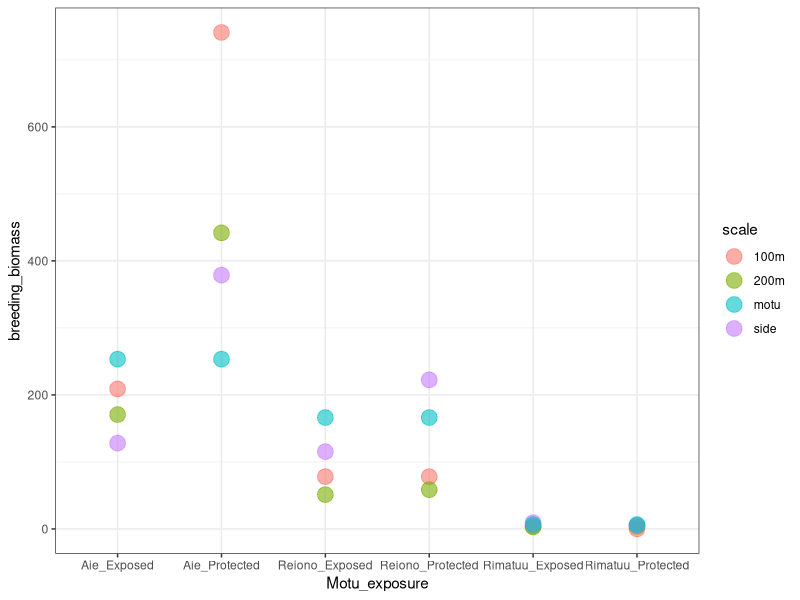
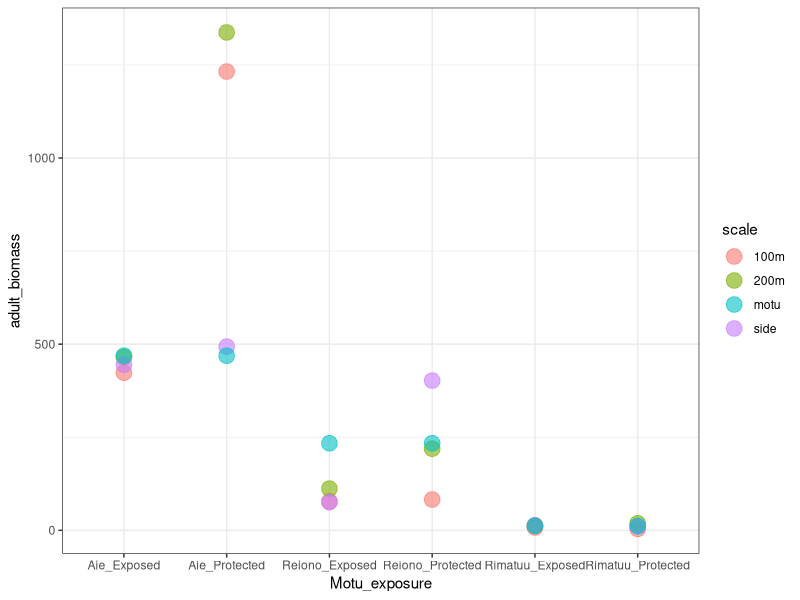
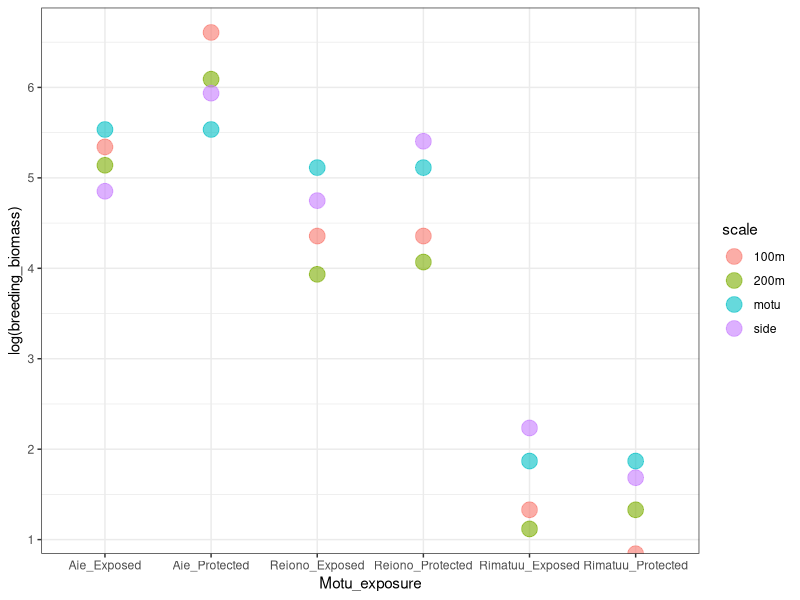
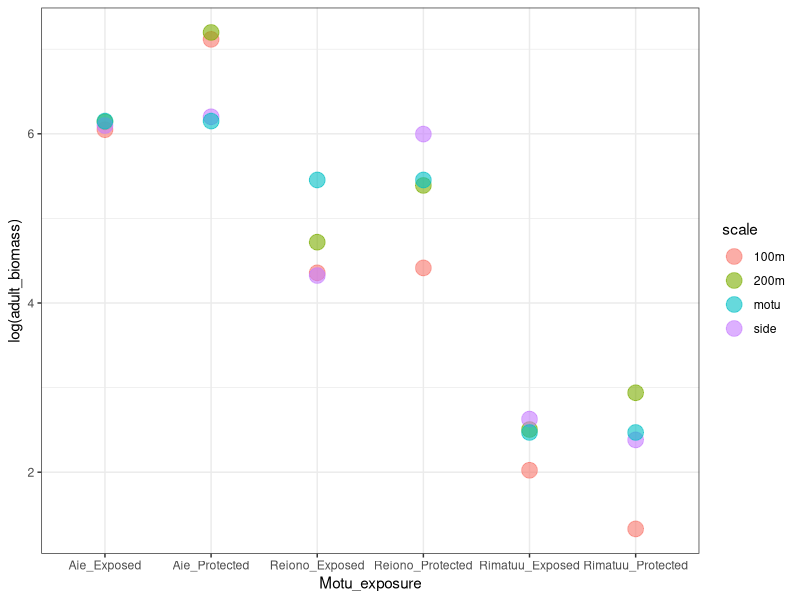
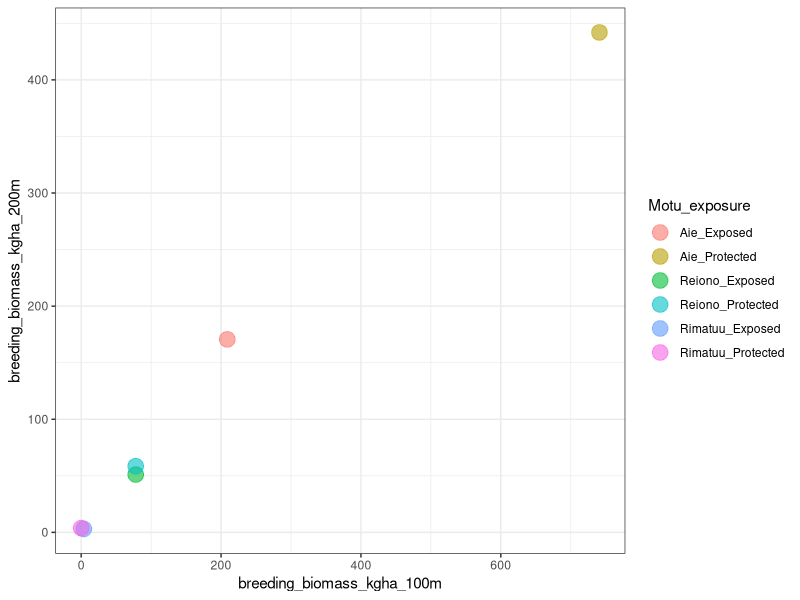
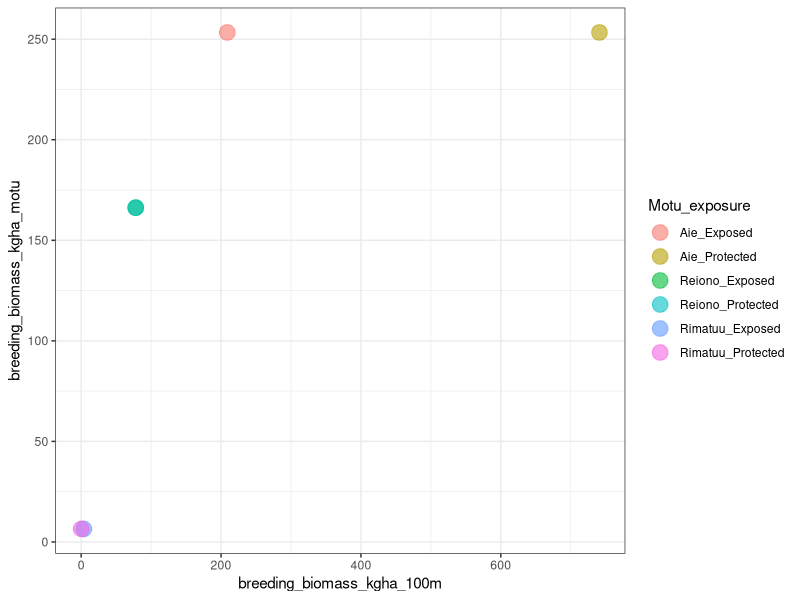
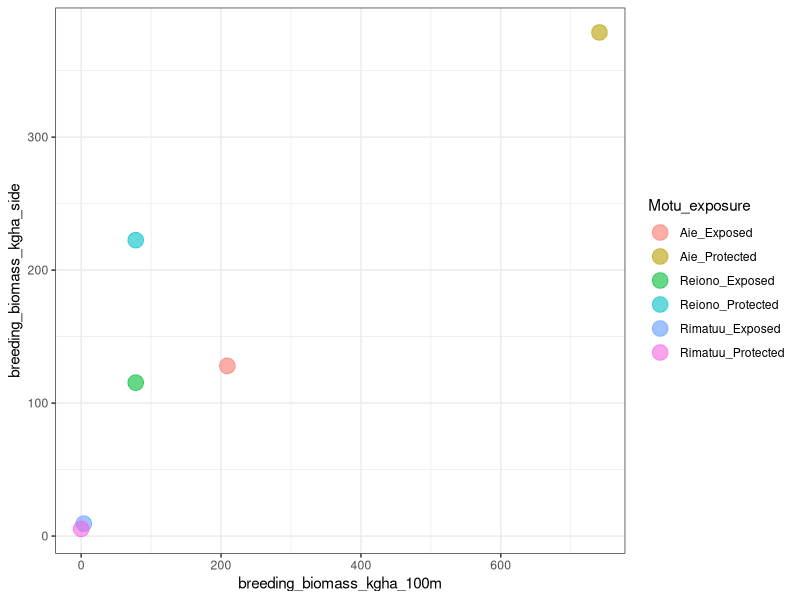
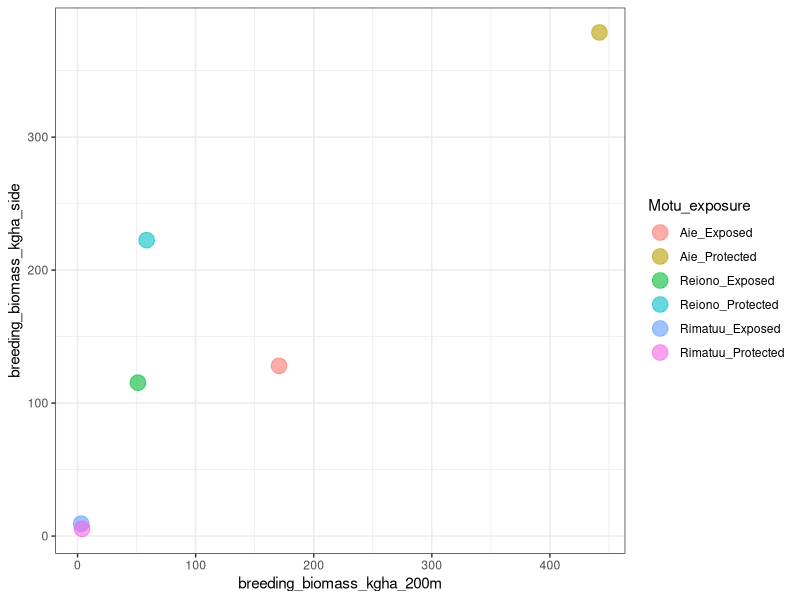

Generate these figures, in order, with R: (Note: this script raises an error after producing the figures.)
## ---- chunk 1
library(tidyverse)
## ---- chunk 2

sb_dat<-read.csv("raw_data/SeabirdTransectsTetiaroaOct.csv", stringsAsFactors = TRUE) #seabird data from Jayna & Simon
trans_dat<-read.csv("raw_data/seabird_transects_to_use.csv", stringsAsFactors = TRUE) #which focal transects to use
bio_dat<-read.csv("raw_data/seabird_biomass_conversions.csv", stringsAsFactors = TRUE)
  #seabird biomass conversions by species. Has average adult mass per species from Handbook of the Birds of the World (typical source, but should double-check A.minutus and O. lunatus because just from google preview - my subscription ran out) and from EltonTraits paper (https://esajournals.onlinelibrary.wiley.com/doi/abs/10.1890/13-1917.1)

str(sb_dat)
str(trans_dat)
str(bio_dat)

#note: had to have line of text in seabird_transects_to_use.csv file to make it keep leading 0's for transect names....now delete that line: 
trans_dat<-
  trans_dat%>%
  filter(TransectStart_100m!="text")%>%
  droplevels()
trans_dat


## ---- chunk 3
sb_dat_focal<-
  sb_dat%>%
  filter(Motu == "Aie"|Motu =="Rimatuu"|Motu == "Reiono")%>%
  droplevels()

str(sb_dat_focal) #down to 588 rows, 3 factor levels for Motu.

## ---- chunk 4
#sandbar transects from GPScoordinates tab = 1549, 1550, 1551, 1718, 0952
#sandbar transects from map: 1718-0952, 0952-1549, 1549-1550, 1550-1551, 1551-0945.
#from datasheet, only found: 0952-1548, 1548-1549, 1550-1551, 1551-1552. Note for 1551-1552 says end transect also called 0952. 

sb_dat_focal2<-
  sb_dat_focal%>%
  filter(!(TransectStart=="1548"|TransectStart=="1550"|TransectStart=="1551"|TransectStart=="0952"))%>%
  droplevels()

sb_dat_focal2%>%
  distinct(TransectStart) #59 total transects, regardless of |TransectStart=="1718"
#looks like from map, should be 11 transects on Aie (5 on sandbar, 6 around coast), not 10. So I think missing one sandbar transect in data*
#move forward with these, double-check with Jayna/Simon. 

## ---- chunk 5

##need to get number of transects per motu and area to calculate density----
sb_dat_focal2%>%
  distinct(TransectStart) #63 total transects --> now 59

sb_dat_focal2%>%
  group_by(Motu)%>%
  distinct(TransectStart) %>%
  summarize(number_transects = length(TransectStart))
#Motu     number_transects
#Aie	    6			
#Reiono	  19			
#Rimatuu	34	
#equals 59, so makes sense

#check that we get the same when use TransectEnd instead: 
sb_dat_focal2%>%
  group_by(Motu)%>%
  distinct(TransectEnd) %>%
  summarize(number_transects = length(TransectEnd))
#yup, matches above!

#and can triple check by using times:
sb_dat_focal2%>%
  group_by(Motu)%>%
  distinct(Time) %>%
  summarize(number_transects = length(Time))
#matches again, so that's all good

#add column to data that has number of transects info: 
sb_dat_focal3<-
  sb_dat_focal2%>%
  mutate(Number_transects = case_when(Motu == "Aie" ~ 6, #changed from 10 in previous version to exclude sandbar
                                      Motu == "Reiono" ~19,
                                       Motu == "Rimatuu" ~34))%>%
  relocate(Number_transects, .after = Motu)

sb_dat_focal3


###add in biomass-----
sb_dat_focal3_bio<-
  left_join(sb_dat_focal3,
            select(bio_dat, c(SpeciesName, Body_mass_HBW, Body_mass_Elton)),
            by = "SpeciesName")%>%
  relocate(Body_mass_HBW, .after = SpeciesName)%>%
    relocate(Body_mass_Elton, .after = Body_mass_HBW)

sb_dat_focal3_bio #looks good!

## ---- chunk 6
levels(sb_dat_focal$Distance.m)
#only keep "within 3" and "3 to 5"
#update: also keep 0 and what about blank - these seem to be flushed (at least for Iti - see below)*****

sb_dat_focal%>%
filter(Distance.m ==""| Distance.m == "0")

sb_dat_focal%>%
filter(InlandVsSeaward =="Seaward")

sb_dat_focal4<-
  sb_dat_focal3_bio%>%
  filter(Distance.m=="within 3" | Distance.m=="3 to 5" |Distance.m=="0"| Distance.m=="")%>%
  droplevels()

str(sb_dat_focal4)
## ---- chunk 7

##100 m-----
#probably an easier way to do this, but for now just manually keep any transects that match our designated ones. Not sure if points will be start or end, so allow to be either: 
sb_dat_focal_100m<-
  sb_dat_focal4%>%
  filter((TransectStart == "0946"&TransectEnd == "0947")|(TransectStart == "0947"&TransectEnd == "0946") |  #Aie exposed
           (TransectStart == "0950"&TransectEnd == "0945")|(TransectStart == "0945"&TransectEnd == "0950")| #Aie protected
           (TransectStart == "0695"&TransectEnd == "0696")|(TransectStart == "0696"&TransectEnd == "0695")| #Rimatuu exposed
           (TransectStart == "0648"&TransectEnd == "0686")|(TransectStart == "0686"&TransectEnd == "0648")| #Rimatuu protected
           (TransectStart == "1149"&TransectEnd == "1150")|(TransectStart == "1150"&TransectEnd == "1149")| #Reiono exposed
           (TransectStart == "1139"&TransectEnd == "1140")|(TransectStart == "1140"&TransectEnd == "1139")) #Reiono protected

sb_dat_focal_100m

sb_dat_focal_100m%>%
  distinct(TransectStart)
#left with 6 transects - which means all of them are still in the data! Most seabirds on Aie though...

###add in column on which side of the motus these transects are on. Again, I'm sure there's a better way but for now do it manually: 
sb_dat_focal_100m<-
  sb_dat_focal_100m%>%
  mutate(Exposure = case_when(TransectStart == "0946" ~ "Exposed",
                              TransectStart == "0950" ~ "Protected",
                              TransectStart == "1139" ~ "Protected",
                              TransectStart == "1149" ~ "Exposed",
                              TransectStart == "0648" ~ "Protected",
                              TransectStart == "0695" ~ "Exposed"))%>%
  mutate(Exposure  = as.factor(Exposure))%>%
  relocate(Exposure, .after = Motu)

sb_dat_focal_100m

##200 m-----
sb_dat_focal_200m_only<-
  sb_dat_focal4%>%
  filter((TransectStart == "0948"&TransectEnd == "0947")|(TransectStart == "0947"&TransectEnd == "0948") |  #Aie exposed
           (TransectStart == "0950"&TransectEnd == "0949")|(TransectStart == "0949"&TransectEnd == "0950")| #Aie protected
           (TransectStart == "0695"&TransectEnd == "0694")|(TransectStart == "0694"&TransectEnd == "0695")| #Rimatuu exposed
           (TransectStart == "0687"&TransectEnd == "0686")|(TransectStart == "0686"&TransectEnd == "0687")| #Rimatuu protected
           (TransectStart == "1149"&TransectEnd == "1148")|(TransectStart == "1148"&TransectEnd == "1149")| #Reiono exposed
           (TransectStart == "1139"&TransectEnd == "1138")|(TransectStart == "1138"&TransectEnd == "1139")) #Reiono protected
sb_dat_focal_200m_only

sb_dat_focal_200m_only%>%
  distinct(TransectStart)


###add in column on which side of the motus these transects are on. Again, I'm sure there's a better way but for now do it manually: 
sb_dat_focal_200m_only<-
  sb_dat_focal_200m_only%>%
  mutate(Exposure = case_when(TransectStart == "0947" ~ "Exposed",
                              TransectStart == "0949" ~ "Protected",
                              TransectStart == "1138" ~ "Protected",
                              TransectStart == "1148" ~ "Exposed",
                              TransectStart == "0686" ~ "Protected",
                              TransectStart == "0694" ~ "Exposed"))%>%
  mutate(Exposure  = as.factor(Exposure))%>%
  relocate(Exposure, .after = Motu)

sb_dat_focal_200m_only

#combine with 100 m so this dataset has both together:
sb_dat_focal_100_and_200m<-
  bind_rows(sb_dat_focal_100m, sb_dat_focal_200m_only)

sb_dat_focal_100_and_200m


##motu side----
#Aie South (Exposed): 945 - 946 - 947 - 948 = 3 transects 
#Aie North (Protected): 948 - 949 - 950 - 945 = 3 transects

#Reiono: dividing point south = 1143 (RE10 transect), north = 0837 (RE1 transect)
#Reiono west (Protected): RE1 - RE10 = 0837 - 0838 - 0839 - 1137 - 1138 - 1139 - 1140 - 1141 - 1142 - 1143 = 9 transects
#Reiono east (Exposed): RE10 - RE19 = 1143 - 1144 - 1145 - 1146 - 1147 - 1148 - 1149 - 1150 - 1151 - 1152 = 9 transects

#Rimatuu: dividing point south = 0692 (RI39 transect). West go to top corner (RI20/ 0631) East go to corner - RI1(0606) to cover to corner (or could stop at  RI49 (0702) which ends just before corner). 
#Rimatuu west (Protected): RI20 - RI39 = 0631 - 0632 - 0633 - 0634 - 0635 - 0636 - 0637 - 0638 - 0644 - 0645 - 0646 - 0647 - 0648 - 0686 - 0687 - 0688 - 0689 - 0690 - 0691  - 0692  = 19 transects
#Rimatuu east (Exposed): RI1 - RI49 - RI39 = 0692 - 0693 - 0694 - 0695 - 0696 - 0697 - 0698 - 0699 - 0700 - 0701 - 0702 - 0606 = 11 transects

#additional transects: 
#we know all direction is counterclockwise, so don't need to worry about replicating start/end when a lot of these: 
sb_dat_focal_motu_side_only<-
  sb_dat_focal4%>%
  filter((TransectStart == "0945"&TransectEnd == "0946")| #Aie exposed (just need to add 0945 - 0946)
           (TransectStart == "0948"&TransectEnd == "0949")|  #Aie protected (just need to add 0948 - 0949)
           
           (TransectStart == "0692"&TransectEnd == "0693")|(TransectStart == "0693"&TransectEnd == "0694")| (TransectStart == "0696"&TransectEnd == "0697")| (TransectStart == "0697"&TransectEnd == "0698")| 
           (TransectStart == "0698"&TransectEnd == "0699")| (TransectStart == "0699"&TransectEnd == "0700")| (TransectStart == "0700"&TransectEnd == "0701")|
           (TransectStart == "0701"&TransectEnd == "0702")| (TransectStart == "0702"&TransectEnd == "0606")|#Rimatuu exposed, exclude 100 & 200 m = (TransectStart == "0694"&TransectEnd == "0695")| (TransectStart == "0695"&TransectEnd == "0696")|
           
           (TransectStart == "0631"&TransectEnd == "0632")|(TransectStart == "0632"&TransectEnd == "0633")| (TransectStart == "0633"&TransectEnd == "0634")|
           (TransectStart == "0634"&TransectEnd == "0635")|(TransectStart == "0635"&TransectEnd == "0636")|(TransectStart == "0636"&TransectEnd == "0637")|
           (TransectStart == "0637"&TransectEnd == "0638")|(TransectStart == "0638"&TransectEnd == "0644")|(TransectStart == "0644"&TransectEnd == "0645")|
           (TransectStart == "0645"&TransectEnd == "0646")|(TransectStart == "0646"&TransectEnd == "0647")|(TransectStart == "0647"&TransectEnd == "0648")|
           (TransectStart == "0687"&TransectEnd == "0688")|(TransectStart == "0688"&TransectEnd == "0689")|(TransectStart == "0689"&TransectEnd == "0690")|
           (TransectStart == "0690"&TransectEnd == "0691")|(TransectStart == "0691"&TransectEnd == "0692")| #Rimatuu protected, exclude 100 & 200 m:(TransectStart == "0648"&TransectEnd == "0686")|(TransectStart == "0686"&TransectEnd == "0687")|
           
           (TransectStart == "1143"&TransectEnd == "1144")|(TransectStart == "1144"&TransectEnd == "1145")|(TransectStart == "1145"&TransectEnd == "1146")|
           (TransectStart == "1146"&TransectEnd == "1147")|(TransectStart == "1147"&TransectEnd == "1148")
        |(TransectStart == "1150"&TransectEnd == "1151")|(TransectStart == "1151"&TransectEnd == "1152") | #Reiono exposed, exclude 100 & 200 m: |(TransectStart == "1148"&TransectEnd == "1149") |(TransectStart == "1149"&TransectEnd == "1150")
          
           (TransectStart == "0837"&TransectEnd == "0838")|(TransectStart == "0838"&TransectEnd == "0839")|(TransectStart == "0839"&TransectEnd == "1137")
        |(TransectStart == "1137"&TransectEnd == "1138") 
        |(TransectStart == "1140"&TransectEnd == "1141") |(TransectStart == "1141"&TransectEnd == "1142") |(TransectStart == "1142"&TransectEnd == "1143")) #Reiono protected, exclude 100 & 200 m: |(TransectStart == "1138"&TransectEnd == "1139") |(TransectStart == "1139"&TransectEnd == "1140") 


sb_dat_focal_motu_side_only %>%
   group_by(Motu)%>%
  distinct(TransectStart) %>%
  summarize(number_transects = length(TransectStart))

#Aie	2			- yup, only added 1 transect per side
#Reiono	12		- should be 18 - 4 = 14, BUT missing reiono 1143-1144 and 1144-1145 BECAUSE NO BIRDS WITHIN 5 M** So this is okay, but be sure to include these transects in calculation of area/density**
#Rimatuu	26	- should be 30 - 4 = 26, so this is good*

#add exposure: 
sb_dat_focal_motu_side_only<-
  sb_dat_focal_motu_side_only%>%
  mutate(Exposure = case_when(TransectStart == "0945" ~ "Exposed", #Aie
                              TransectStart == "0948" ~ "Protected", #Aie
                              TransectStart == "0692" | TransectStart == "0693" | TransectStart == "0696" | TransectStart == "0697" | TransectStart == "0698" | TransectStart == "0699" 
                              | TransectStart == "0700" | TransectStart == "0701" | TransectStart == "0702"  ~ "Exposed", #Rimatuu
                              TransectStart == "0631" | TransectStart == "0632" | TransectStart == "0633" | TransectStart == "0634" | 
                               TransectStart == "0635" | TransectStart == "0636" | TransectStart == "0637"|TransectStart == "0638" | TransectStart == "0644"|TransectStart == "0645" | 
                               TransectStart == "0646"|TransectStart == "0647" |  TransectStart == "0687"|TransectStart == "0688" | TransectStart == "0689"|TransectStart == "0690" | 
                              TransectStart == "0691"  ~ "Protected", #Rimatuu
                              TransectStart == "1143" | TransectStart == "1144" | TransectStart == "1145" | TransectStart == "1146" | TransectStart == "1147" | 
                              TransectStart == "1150" | TransectStart == "1151"   ~ "Exposed", #Reiono 
                              TransectStart == "0837" |  TransectStart == "0838" | TransectStart == "0839" | TransectStart == "1137" | TransectStart == "1140" | TransectStart == "1141" | 
                               TransectStart == "1142" ~ "Protected" #Reiono 
                              ))%>%
  mutate(Exposure  = as.factor(Exposure))%>%
  relocate(Exposure, .after = Motu)

sb_dat_focal_motu_side_only   
      
#combine with 100 and 200 m transects: 
sb_dat_focal_100_and_200m_and_side<-
  bind_rows(sb_dat_focal_100_and_200m, sb_dat_focal_motu_side_only)

sb_dat_focal_100_and_200m_and_side

sb_dat_focal_100_and_200m_and_side%>%
    group_by(Motu, Exposure)%>%
  distinct(TransectStart) %>%
  summarize(number_transects = length(TransectStart))
#Aie	Exposed	3		- YUP
#Aie	Protected	3		- YUP 
#Reiono	Exposed	7		- Missing 2, but no birds. so this is fine but use 9 as transect number**** 
#Reiono	Protected	9		- YUP 
#Rimatuu	Exposed	11	- YUP 	
#Rimatuu	Protected	19	 - YUP 

#add in number of transects: 
sb_dat_focal_100_and_200m_and_side<-
  sb_dat_focal_100_and_200m_and_side%>%
  mutate(Number_transects_side = case_when(Motu == "Aie" ~ 3, 
                                      Motu == "Reiono" ~9,
                                       Motu == "Rimatuu" & Exposure == "Exposed" ~11,
                                      Motu == "Rimatuu" & Exposure == "Protected" ~19))%>%
  relocate(Number_transects_side, .after = Motu)

sb_dat_focal_100_and_200m_and_side

## ---- chunk 8

levels(sb_dat_focal4$StageCategory) #looks like some have blank stage - let's see what these are:
sb_dat_focal4%>%
  filter(StageCategory=="")
#seaward "dead petrel?" so can ignore this one!


#limit to adult-sized birds---- 
#includes juveniles ("adult-sized birds that can fly but aren’t in their breeding coloration":
#but also if the category is "nest" or "onegg" then the adult is also present so should probably include these in the adult counts as well*
#don't include "egg" because adult wasn't present - likely was one of the adults that was flushed and already counted in the "adult" category. 
sb_dat_focal_adults<-
  sb_dat_focal4%>%
  filter(StageCategory=="adult" | StageCategory=="adultORjuv"|StageCategory=="juv"|StageCategory=="nest"|StageCategory=="onegg")%>%
  droplevels()


sb_dat_focal_adults


#now add by species/motu and calculate density----
sb_dat_focal_adults_motu_sp<-
  sb_dat_focal_adults%>%
  group_by(Motu, Number_transects, SpeciesName, Body_mass_HBW)%>%
  summarize(Abundance = sum(Nb))%>%
  mutate(Density_m2 = Abundance/(500*Number_transects)) %>% #5 x 100 m transects, so each transect = 500 m, times the number of transects
  mutate(Density_ha = Density_m2*10000) %>% #and convert to hectares because that's used a lot
  mutate(biomass_kg = Abundance*Body_mass_HBW/1000, #calculate biomass per species - divide by 1000 to go from grams to kg
         biomass_kg_m2 = biomass_kg/(500*Number_transects), #convert to per m^2 as above
        biomass_kg_ha = biomass_kg_m2 *10000) #convert to per hectare - divide by 500 because 500 m&2 per transect, multiple by 10000 for m^2 to hectare

sb_dat_focal_adults_motu_sp
#Aie has way more birds!  But only 2 species (and very small motu)....

##do this only for focal transects - first 100 m----
sb_dat_focal_adults_100m<-
  sb_dat_focal_100m%>%
  filter(StageCategory=="adult" | StageCategory=="adultORjuv"|StageCategory=="juv"|StageCategory=="nest"|StageCategory=="onegg")%>%
  droplevels()
sb_dat_focal_adults_100m


sb_dat_focal_adults_100m_sp<-
  sb_dat_focal_adults_100m%>%
  group_by(Motu, Exposure, TransectStart, TransectEnd, SpeciesName, Body_mass_HBW)%>%
  summarize(Abundance = sum(Nb))%>%
  mutate(Density_m2 = Abundance/(500)) %>% #5 x 100 m transects, so each transect = 500 m, and for this just 1 transect per motu/side
  mutate(Density_ha = Density_m2*10000) %>% #and convert to hectares because that's used a lot
  mutate(biomass_kg = Abundance*Body_mass_HBW/1000, #calculate biomass per species - divide by 1000 to go from grams to kg
         biomass_kg_ha = biomass_kg/500*10000) #convert to per hectare - divide by 500 because 500 m&2 per transect, multiple by 10000 for m^2 to hectare
sb_dat_focal_adults_100m_sp

#only 2 individuals on Reiono, 3 on Rimatuu

##do this only for focal transects - first 100 m plus additional 100 m = 200 m----

sb_dat_focal_adults_200m<-
  sb_dat_focal_100_and_200m%>%
  filter(StageCategory=="adult" | StageCategory=="adultORjuv"|StageCategory=="juv"|StageCategory=="nest"|StageCategory=="onegg")%>%
  droplevels()
sb_dat_focal_adults_200m


sb_dat_focal_adults_200m_sp<-
  sb_dat_focal_adults_200m%>%
  group_by(Motu, Exposure, TransectStart, TransectEnd, SpeciesName, Body_mass_HBW)%>%
  summarize(Abundance = sum(Nb))%>%
  mutate(Density_m2 = Abundance/(500*2)) %>% #5 x 100 m transects, so each transect = 500 m, and for this just 2 transects per motu/side so *2
  mutate(Density_ha = Density_m2*10000)%>% #and convert to hectares because that's used a lot
  mutate(biomass_kg = Abundance*Body_mass_HBW/1000, #calculate biomass per species - divide by 1000 to go from grams to kg
         biomass_kg_ha = biomass_kg/500*10000) #convert to per hectare - divide by 500 because 500 m&2 per transect, multiple by 10000 for m^2 to hectare

sb_dat_focal_adults_200m_sp


##do this only for focal transects - side of motu----
sb_dat_focal_adults_side<-
  sb_dat_focal_100_and_200m_and_side%>%
  filter(StageCategory=="adult" | StageCategory=="adultORjuv"|StageCategory=="juv"|StageCategory=="nest"|StageCategory=="onegg")%>%
  droplevels()
sb_dat_focal_adults_side


sb_dat_focal_adults_side_sp<-
  sb_dat_focal_adults_side%>%
  group_by(Motu, Exposure, Number_transects_side, TransectStart, TransectEnd,  SpeciesName, Body_mass_HBW)%>%
  summarize(Abundance = sum(Nb))%>%
  mutate(Density_m2 = Abundance/(500*Number_transects_side)) %>% #5 x 100 m transects, so each transect = 500 m, times the number of transects
  mutate(Density_ha = Density_m2*10000) %>% #and convert to hectares because that's used a lot
  mutate(biomass_kg = Abundance*Body_mass_HBW/1000, #calculate biomass per species - divide by 1000 to go from grams to kg
         biomass_kg_m2 = biomass_kg/(500*Number_transects_side), #convert to per m^2 as above
        biomass_kg_ha = biomass_kg_m2 *10000) #convert to per hectare - divide by 500 because 500 m&2 per transect, multiple by 10000 for m^2 to hectare


## ---- chunk 9

levels(sb_dat_focal4$StageCategory) #so now we DONT count any adults or juveniles.

#****NOTE: "juv" category shoudn't be counted here because "Since the “juveniles” are fully mobile adult-like birds they aren’t associated with nests."
##****NOTE: currently assuming each egg/chick/fledgling is in its OWN nest - this is correct - "all eggs, chicks, and fledglings are on their own nest. The only species that lays more than one egg is the brown booby, but there are no brown booby nests on those motu. I believe did try to make only one line per nest even for brown boobies, but for those there can be more than one egg or chick in the same nest."

#limit to nests:---- 
sb_dat_focal_nests<-
  sb_dat_focal4%>%
  filter(StageCategory=="chick" | StageCategory=="egg"| StageCategory=="fledgling"| StageCategory=="nest"| StageCategory=="onegg")%>%
  droplevels()

sb_dat_focal_nests

#now add by species/motu and calculate density----
sb_dat_focal_nests_motu_sp<-
  sb_dat_focal_nests%>%
  group_by(Motu, Number_transects, SpeciesName, Body_mass_HBW)%>%
  summarize(BreedingPairs = sum(Nb),
            Abundance = BreedingPairs)%>% #- originally multipled by 2 assuming 2 adults per nest (so # of seabirds rather than # nests or breeding pairs) - CHANGED TO 1 based on Jayna's email that only usually 1 bird on a nest at a time pooping***
  mutate(Density_m2 = Abundance/(500*Number_transects)) %>% #5 x 100 m transects, so each transect = 500 m, times the number of transects
  mutate(Density_ha = Density_m2*10000) %>% #and convert to hectares because that's used a lot
 mutate(biomass_kg = Abundance*Body_mass_HBW/1000, #calculate biomass per species  - divide by 1000 to go from grams to kg
         biomass_kg_m2 = biomass_kg/(500*Number_transects), #convert to per m^2 as above
        biomass_kg_ha = biomass_kg_m2 *10000) #convert to per hectare - divide by 500 because 500 m&2 per transect, multiple by 10000 for m^2 to hectare
 
 
sb_dat_focal_nests_motu_sp
#Different than number adults: Reiono now closer to Aie in terms of number of nests (esp for boobies whcih are much larger than the other species, and likely contribute more to nitrogen input)


##do this only for focal transects - first 100 m----
sb_dat_focal_nests_100m<-
  sb_dat_focal_100m%>%
  filter(StageCategory=="chick" | StageCategory=="egg"| StageCategory=="fledgling"| StageCategory=="nest"| StageCategory=="onegg")%>%
  droplevels()
sb_dat_focal_nests_100m


sb_dat_focal_nests_100m_sp<-
  sb_dat_focal_nests_100m%>%
  group_by(Motu, Exposure, TransectStart, TransectEnd, SpeciesName, Body_mass_HBW)%>%
  summarize(BreedingPairs = sum(Nb),
            Abundance = BreedingPairs)%>% #- originally multipled by 2 assuming 2 adults per nest (so # of seabirds rather than # nests or breeding pairs) - CHANGED TO 1 based on Jayna's email that only usually 1 bird on a nest at a time pooping***
  mutate(Density_m2 = Abundance/(500)) %>% #5 x 100 m transects, so each transect = 500 m, and for this just 1 transect per motu/side
  mutate(Density_ha = Density_m2*10000)%>% #and convert to hectares because that's used a lot
 mutate(biomass_kg = Abundance*Body_mass_HBW/1000, #calculate biomass per species - divide by 1000 to go from grams to kg
         biomass_kg_ha = biomass_kg/500*10000) #convert to per hectare - divide by 500 because 500 m&2 per transect, multiple by 10000 for m^2 to hectare
     #  mutate(biomass_kg_ha2 = Density_ha*(Body_mass_HBW/1000)) #THIS IS EQUIVALENT TO BIOMASS_KG_HA CALCULATION

sb_dat_focal_nests_100m_sp



##do this only for focal transects - first 100 m plus additional 100 m = 200 m----
sb_dat_focal_nests_200m<-
  sb_dat_focal_100_and_200m%>%
  filter(StageCategory=="chick" | StageCategory=="egg"| StageCategory=="fledgling"| StageCategory=="nest"| StageCategory=="onegg")%>%
  droplevels()
sb_dat_focal_nests_200m


sb_dat_focal_nests_200m_sp<-
  sb_dat_focal_nests_200m%>%
  group_by(Motu, Exposure, TransectStart, TransectEnd, SpeciesName, Body_mass_HBW)%>%
   summarize(BreedingPairs = sum(Nb),
            Abundance = BreedingPairs)%>% #- originally multipled by 2 assuming 2 adults per nest (so # of seabirds rather than # nests or breeding pairs) - CHANGED TO 1 based on Jayna's email that only usually 1 bird on a nest at a time pooping***
  mutate(Density_m2 = Abundance/(500*2)) %>% #5 x 100 m transects, so each transect = 500 m, and for this just 2 transects per motu/side so *2
  mutate(Density_ha = Density_m2*10000)%>% #and convert to hectares because that's used a lot
 mutate(biomass_kg = Abundance*Body_mass_HBW/1000, #calculate biomass per species - divide by 1000 to go from grams to kg
         biomass_kg_ha = biomass_kg/(500*2)*10000) #convert to per hectare - divide by 500*2 because 500 m^2 per transect and 2 transects, multiple by 10000 for m^2 to hectare
         #  mutate(biomass_kg_ha2 = Density_ha*(Body_mass_HBW/1000)) #THIS IS EQUIVALENT TO BIOMASS_KG_HA CALCULATION

  sb_dat_focal_nests_200m_sp


##do this only for focal transects - side of motu----
sb_dat_focal_nests_side<-
  sb_dat_focal_100_and_200m_and_side%>%
  filter(StageCategory=="chick" | StageCategory=="egg"| StageCategory=="fledgling"| StageCategory=="nest"| StageCategory=="onegg")%>%
  droplevels()
sb_dat_focal_nests_side


sb_dat_focal_nests_side_sp<-
  sb_dat_focal_nests_side%>%
  group_by(Motu, Exposure, Number_transects_side, TransectStart, TransectEnd,  SpeciesName, Body_mass_HBW)%>%
  summarize(BreedingPairs = sum(Nb),
            Abundance = BreedingPairs)%>% #- originally multipled by 2 assuming 2 adults per nest (so # of seabirds rather than # nests or breeding pairs) - CHANGED TO 1 based on Jayna's email that only usually 1 bird on a nest at a time pooping***
  mutate(Density_m2 = Abundance/(500*Number_transects_side)) %>% #5 x 100 m transects, so each transect = 500 m, times the number of transects
  mutate(Density_ha = Density_m2*10000) %>% #and convert to hectares because that's used a lot
 mutate(biomass_kg = Abundance*Body_mass_HBW/1000, #calculate biomass per species  - divide by 1000 to go from grams to kg
         biomass_kg_m2 = biomass_kg/(500*Number_transects_side), #convert to per m^2 as above
        biomass_kg_ha = biomass_kg_m2 *10000) #convert to per hectare - divide by 500 because 500 m&2 per transect, multiple by 10000 for m^2 to hectare
 # mutate(biomass_kg_ha2 = Density_ha*(Body_mass_HBW/1000)) #THIS IS EQUIVALENT TO BIOMASS_KG_HA CALCULATION
 
sb_dat_focal_nests_side_sp

## ---- chunk 10
#data by species and scale:
sb_dat_focal_nests_motu_sp
sb_dat_focal_nests_100m_sp
sb_dat_focal_nests_200m_sp
sb_dat_focal_nests_side_sp

sb_dat_focal_adults_motu_sp
sb_dat_focal_adults_100m_sp
sb_dat_focal_adults_200m_sp
sb_dat_focal_adults_side_sp

#nesting birds----
sb_dat_focal_nests_motu<-
  sb_dat_focal_nests_motu_sp%>%
  group_by(Motu)%>%
  summarize(breeding_density_ha_motu = sum(Density_ha),
            breeding_biomass_kgha_motu = sum(biomass_kg_ha))
sb_dat_focal_nests_motu
#Aie and Reiono were similar when included sandbar - see note above, need to check whether 10 is really the right number of transects for Aie, or if this is high because of sandbar transects (which may not = 100 m/is changing habitat so no nests??)
#BUT this is interesting given similar N15 signatures at Aie and Reiono - could give clues about scales that matter!
#When exclude sandbar, now clear gradient of Aie --> Reiono --> Rimatuu

sb_dat_focal_nests_100m<-
  sb_dat_focal_nests_100m_sp%>%
  group_by(Motu, Exposure)%>%
  summarize(breeding_density_ha_100m = sum(Density_ha),
            breeding_biomass_kgha_100m = sum(biomass_kg_ha))
sb_dat_focal_nests_100m


sb_dat_focal_nests_200m<-
  sb_dat_focal_nests_200m_sp%>%
  group_by(Motu, Exposure)%>%
  summarize(breeding_density_ha_200m = sum(Density_ha),
            breeding_biomass_kgha_200m = sum(biomass_kg_ha))
sb_dat_focal_nests_200m


sb_dat_focal_nests_side<-
  sb_dat_focal_nests_side_sp%>%
  group_by(Motu, Exposure)%>%
  summarize(breeding_density_ha_side = sum(Density_ha),
            breeding_biomass_kgha_side = sum(biomass_kg_ha))
sb_dat_focal_nests_side


#combine:
sb_dat_focal_nests_all1<-
  full_join(sb_dat_focal_nests_motu, sb_dat_focal_nests_200m,
            by = "Motu")

sb_dat_focal_nests_all2<-
  full_join(sb_dat_focal_nests_100m, sb_dat_focal_nests_all1, 
            by = c("Motu", "Exposure"))  


sb_dat_focal_nests_all<-
  full_join(sb_dat_focal_nests_side, sb_dat_focal_nests_all2, 
            by = c("Motu", "Exposure"))  %>% 
  select(Motu, Exposure, breeding_biomass_kgha_100m, breeding_biomass_kgha_200m, breeding_biomass_kgha_side, breeding_biomass_kgha_motu,
         breeding_density_ha_100m, breeding_density_ha_200m, breeding_density_ha_side, breeding_density_ha_motu) %>% #reorder columns
    replace_na(list(breeding_density_ha_100m = 0, breeding_biomass_kgha_100m = 0)) #replace NA with 0s because 0 birds in Rimatuu Protected 100 m

sb_dat_focal_nests_all


##adult seabirds-----
sb_dat_focal_adults_motu<-
  sb_dat_focal_adults_motu_sp%>%
  group_by(Motu)%>%
  summarize(adult_density_ha_motu = sum(Density_ha),
            adult_biomass_kgha_motu = sum(biomass_kg_ha))
sb_dat_focal_adults_motu
#Aie and Reiono now really different!


sb_dat_focal_adults_100m<-
  sb_dat_focal_adults_100m_sp%>%
  group_by(Motu, Exposure)%>%
  summarize(adult_density_ha_100m = sum(Density_ha),
            adult_biomass_kgha_100m = sum(biomass_kg_ha))
sb_dat_focal_adults_100m


sb_dat_focal_adults_200m<-
  sb_dat_focal_adults_200m_sp%>%
  group_by(Motu, Exposure)%>%
  summarize(adult_density_ha_200m = sum(Density_ha),
            adult_biomass_kgha_200m = sum(biomass_kg_ha))
sb_dat_focal_adults_200m

sb_dat_focal_adults_side<-
  sb_dat_focal_adults_side_sp%>%
  group_by(Motu, Exposure)%>%
  summarize(adult_density_ha_side = sum(Density_ha),
            adult_biomass_kgha_side = sum(biomass_kg_ha))
sb_dat_focal_adults_side

#combine:
sb_dat_focal_adults_all1<-
  full_join(sb_dat_focal_adults_motu, sb_dat_focal_adults_200m,
            by = "Motu")

sb_dat_focal_adults_all2<-
  full_join(sb_dat_focal_adults_all1, sb_dat_focal_adults_100m, 
            by = c("Motu", "Exposure"))  


sb_dat_focal_adults_all<-
  full_join(sb_dat_focal_adults_all2, sb_dat_focal_adults_side, 
            by = c("Motu", "Exposure"))  %>% 
  select(Motu, Exposure, adult_biomass_kgha_100m, adult_biomass_kgha_200m, adult_biomass_kgha_side, adult_biomass_kgha_motu,
         adult_density_ha_100m, adult_density_ha_200m, adult_density_ha_side, adult_density_ha_motu) %>% #reorder columns
    replace_na(list(adult_density_ha_100m = 0, adult_biomass_kgha_100m = 0)) #replace NA with 0s because 0 birds in Reiono Exposed 100 m

sb_dat_focal_adults_all


##combine all into one wide datasheet:
sb_dat_focal_adults_all
sb_dat_focal_nests_all

seabird_focal_all<-
  full_join(sb_dat_focal_nests_all, sb_dat_focal_adults_all,
            by = c("Motu", "Exposure"))

seabird_focal_all

## ---- chunk 11
#summarized datasheest:
seabird_focal_all%>%
  select(Motu, Exposure, breeding_biomass_kgha_100m:breeding_biomass_kgha_motu)%>%
  pivot_longer(cols = starts_with("breeding_biomass_kgha_"),
                names_to = "scale",
               names_prefix  = "breeding_biomass_kgha_",
               values_to = "breeding_biomass")%>%
  mutate(Motu_exposure = str_c(Motu, Exposure, sep ="_"))%>%
  ggplot(aes(x = Motu_exposure, y = breeding_biomass, fill = scale, color = scale))+
  geom_point(size = 5, alpha= .6)+
  theme_bw()



seabird_focal_all%>%
  select(Motu, Exposure, adult_biomass_kgha_100m:adult_biomass_kgha_motu)%>%
  pivot_longer(cols = starts_with("adult_biomass_kgha_"),
                names_to = "scale",
               names_prefix  = "adult_biomass_kgha_",
               values_to = "adult_biomass")%>%
  mutate(Motu_exposure = str_c(Motu, Exposure, sep ="_"))%>%
  ggplot(aes(x = Motu_exposure, y = adult_biomass, fill = scale, color = scale))+
  geom_point(size = 5, alpha= .6)+
  theme_bw()

##log plots: 
seabird_focal_all%>%
  select(Motu, Exposure, breeding_biomass_kgha_100m:breeding_biomass_kgha_motu)%>%
  pivot_longer(cols = starts_with("breeding_biomass_kgha_"),
                names_to = "scale",
               names_prefix  = "breeding_biomass_kgha_",
               values_to = "breeding_biomass")%>%
  mutate(Motu_exposure = str_c(Motu, Exposure, sep ="_"))%>%
  ggplot(aes(x = Motu_exposure, y = log(breeding_biomass), fill = scale, color = scale))+
  geom_point(size = 5, alpha= .6)+
  theme_bw()



seabird_focal_all%>%
  select(Motu, Exposure, adult_biomass_kgha_100m:adult_biomass_kgha_motu)%>%
  pivot_longer(cols = starts_with("adult_biomass_kgha_"),
                names_to = "scale",
               names_prefix  = "adult_biomass_kgha_",
               values_to = "adult_biomass")%>%
  mutate(Motu_exposure = str_c(Motu, Exposure, sep ="_"))%>%
  ggplot(aes(x = Motu_exposure, y = log(adult_biomass), fill = scale, color = scale))+
  geom_point(size = 5, alpha= .6)+
  theme_bw()



#check relationship among the different scales:----
#breeding birds: 
seabird_focal_all%>%
  mutate(Motu_exposure = str_c(Motu, Exposure, sep ="_"))%>%
  ggplot(aes(x = breeding_biomass_kgha_100m, y = breeding_biomass_kgha_200m, fill = Motu_exposure, color = Motu_exposure))+
  geom_point(size = 5, alpha= .6)+
  theme_bw()

seabird_focal_all%>%
  mutate(Motu_exposure = str_c(Motu, Exposure, sep ="_"))%>%
  ggplot(aes(x = breeding_biomass_kgha_100m, y = breeding_biomass_kgha_motu, fill = Motu_exposure, color = Motu_exposure))+
  geom_point(size = 5, alpha= .6)+
  theme_bw()
#interesting - 100 and 200 m scales closely matchfor breeding , but motu and 100 m do not!


seabird_focal_all%>%
  mutate(Motu_exposure = str_c(Motu, Exposure, sep ="_"))%>%
  ggplot(aes(x = breeding_biomass_kgha_100m, y = breeding_biomass_kgha_side, fill = Motu_exposure, color = Motu_exposure))+
  geom_point(size = 5, alpha= .6)+
  theme_bw()

seabird_focal_all%>%
  mutate(Motu_exposure = str_c(Motu, Exposure, sep ="_"))%>%
  ggplot(aes(x = breeding_biomass_kgha_200m, y = breeding_biomass_kgha_side, fill = Motu_exposure, color = Motu_exposure))+
  geom_point(size = 5, alpha= .6)+
  theme_bw()

seabird_focal_all%>%
  mutate(Motu_exposure = str_c(Motu, Exposure, sep ="_"))%>%
  ggplot(aes(x = breeding_biomass_kgha_motu, y = breeding_biomass_kgha_side, fill = Motu_exposure, color = Motu_exposure))+
  geom_point(size = 5, alpha= .6)+
  theme_bw()

#adult birds: 
seabird_focal_all%>%
  mutate(Motu_exposure = str_c(Motu, Exposure, sep ="_"))%>%
  ggplot(aes(x = adult_biomass_kgha_100m, y = adult_biomass_kgha_200m, fill = Motu_exposure, color = Motu_exposure))+
  geom_point(size = 5, alpha= .6)+
  theme_bw()

seabird_focal_all%>%
  mutate(Motu_exposure = str_c(Motu, Exposure, sep ="_"))%>%
  ggplot(aes(x = adult_biomass_kgha_100m, y = adult_biomass_kgha_motu, fill = Motu_exposure, color = Motu_exposure))+
  geom_point(size = 5, alpha= .6)+
  theme_bw()
#patterns less clear for adult birds

#adult vs. breeding birds: 
seabird_focal_all%>%
  mutate(Motu_exposure = str_c(Motu, Exposure, sep ="_"))%>%
  ggplot(aes(x = adult_biomass_kgha_100m, y = breeding_biomass_kgha_100m, fill = Motu_exposure, color = Motu_exposure))+
  geom_point(size = 5, alpha= .6)+
  theme_bw()

seabird_focal_all%>%
  mutate(Motu_exposure = str_c(Motu, Exposure, sep ="_"))%>%
  ggplot(aes(x = adult_biomass_kgha_200m, y = breeding_biomass_kgha_200m, fill = Motu_exposure, color = Motu_exposure))+
  geom_point(size = 5, alpha= .6)+
  theme_bw()

seabird_focal_all%>%
  mutate(Motu_exposure = str_c(Motu, Exposure, sep ="_"))%>%
  ggplot(aes(x = adult_biomass_kgha_motu, y = breeding_biomass_kgha_motu, fill = Motu_exposure, color = Motu_exposure))+
  geom_point(size = 5, alpha= .6)+
  theme_bw()
#some patterns but definitely not linear relationship.  

## ---- chunk 12

#cor plots:
library(corrplot) #for checking correlations

#just look at biomass---
seabird_focal_all_bio<-
  seabird_focal_all%>%
  select(-contains("density")) %>%
   rename_with(~ str_remove(., "kgha_"), everything())#%>%
  # rename_with(~ str_remove(., "mass"), everything())
 seabird_focal_all_bio 

corrplot(cor(seabird_focal_all_bio[,3:10]), type = "upper", addCoef.col = "gray", addCoefasPercent = FALSE, tl.col = "black", title = "biomass")


#just look at density---
seabird_focal_all_density<-
  seabird_focal_all%>%
  select(-contains("biomass")) %>%
   rename_with(~ str_remove(., "ha_"), everything())#%>%
  # rename_with(~ str_remove(., "mass"), everything())
 seabird_focal_all_density 

 corrplot(cor(seabird_focal_all_density[,3:10]), type = "upper", addCoef.col = "gray", addCoefasPercent = FALSE, tl.col = "black", title = "density")

 
#all combined---
seabird_focal_all_r<-
  seabird_focal_all%>%
   rename_with(~ str_remove(., "eeding"), everything())%>%
   rename_with(~ str_remove(., "dult"), everything())%>%
   rename_with(~ str_remove(., "kgha_"), everything())%>%
   rename_with(~ str_remove(., "ha_"), everything())%>%
   rename_with(~ str_remove(., "ity"), everything())%>%
   rename_with(~ str_remove(., "mass"), everything())

 corrplot(cor(seabird_focal_all_r[,3:18]), type = "upper", addCoef.col = "gray", addCoefasPercent = FALSE, tl.col = "black", title = "all")

 

 ##all very highly correlated, esp breeding biomass at 100-200-side scales, and breeding with adult biomass at 100-200 scales.  

## ---- chunk 13

#limit to correct transects - same as above plus transects 1-4 on Iti (0717-0718-0719-0720)----
sb_dat_iti<-
  sb_dat %>%
  filter((TransectStart == "0717"&TransectEnd == "0718")| 
           (TransectStart == "0718"&TransectEnd == "0719")|
           (TransectStart == "0719"&TransectEnd == "0720")|
           (TransectStart == "0720"&TransectEnd == "0721"))


#remove birds > 5 m----
sb_dat_iti2<-
  sb_dat_iti%>%
  filter(Distance.m=="within 3" | Distance.m=="3 to 5" |Distance.m=="0"| Distance.m=="")%>%
  droplevels()

##add in biomass----
sb_dat_iti_bio<-
  left_join(sb_dat_iti2,
            select(bio_dat, c(SpeciesName, Body_mass_HBW, Body_mass_Elton)),
            by = "SpeciesName")%>%
  relocate(Body_mass_HBW, .after = SpeciesName)%>%
    relocate(Body_mass_Elton, .after = Body_mass_HBW)%>%
  mutate(Number_transects = 4) #add number of transects

sb_dat_iti_bio #looks good!


#limit to adult-sized birds---- 
#includes juveniles ("adult-sized birds that can fly but aren’t in their breeding coloration":
#but also if the category is "nest" or "onegg" then the adult is also present so should probably include these in the adult counts as well*
#don't include "egg" because adult wasn't present - likely was one of the adults that was flushed and already counted in the "adult" category. 
sb_dat_iti_adults<-
  sb_dat_iti_bio%>%
  filter(StageCategory=="adult" | StageCategory=="adultORjuv"|StageCategory=="juv"|StageCategory=="nest"|StageCategory=="onegg")%>%
  droplevels()
sb_dat_iti_adults


#now add by species/motu and calculate density----
sb_dat_iti_adults_sp<-
  sb_dat_iti_adults%>%
  group_by(Motu, Number_transects, SpeciesName, Body_mass_HBW)%>%
  summarize(Abundance = sum(Nb))%>%
  mutate(Density_m2 = Abundance/(500*Number_transects)) %>% #5 x 100 m transects, so each transect = 500 m, times the number of transects
  mutate(Density_ha = Density_m2*10000) %>% #and convert to hectares because that's used a lot
  mutate(biomass_kg = Abundance*Body_mass_HBW/1000, #calculate biomass per species - divide by 1000 to go from grams to kg
         biomass_kg_m2 = biomass_kg/(500*Number_transects), #convert to per m^2 as above
        biomass_kg_ha = biomass_kg_m2 *10000) #convert to per hectare - divide by 500 because 500 m&2 per transect, multiple by 10000 for m^2 to hectare

sb_dat_iti_adults_sp



##repeat for breeding birds----
sb_dat_iti_nests<-
  sb_dat_iti_bio%>%
  filter(StageCategory=="chick" | StageCategory=="egg"| StageCategory=="fledgling"| StageCategory=="nest"| StageCategory=="onegg")%>%
  droplevels()

sb_dat_iti_nests

#now add by species/motu and calculate density----
sb_dat_iti_nests_sp<-
  sb_dat_iti_nests%>%
  group_by(Motu, Number_transects, SpeciesName, Body_mass_HBW)%>%
  summarize(BreedingPairs = sum(Nb),
            Abundance = BreedingPairs)%>% #Original breeding density/biomass estimates are assuming 2 birds per nest, as per one of my previous papers. But, Jayna suggested only 1 bird per nest because typically only one there pooping at a time. So changed.
  mutate(Density_m2 = Abundance/(500*Number_transects)) %>% #5 x 100 m transects, so each transect = 500 m, times the number of transects
  mutate(Density_ha = Density_m2*10000) %>% #and convert to hectares because that's used a lot
 mutate(biomass_kg = Abundance*Body_mass_HBW/1000, #calculate biomass per species  - divide by 1000 to go from grams to kg
         biomass_kg_m2 = biomass_kg/(500*Number_transects), #convert to per m^2 as above
        biomass_kg_ha = biomass_kg_m2 *10000) #convert to per hectare - divide by 500 because 500 m&2 per transect, multiple by 10000 for m^2 to hectare

sb_dat_iti_nests_sp


###sum total, not by species----
#nesting birds
sb_dat_iti_nests<-
  sb_dat_iti_nests_sp%>%
  group_by(Motu)%>%
  summarize(breeding_density_ha_side = sum(Density_ha),
            breeding_biomass_kgha_side = sum(biomass_kg_ha))
sb_dat_iti_nests


#adult birds
sb_dat_iti_adults<-
  sb_dat_iti_adults_sp%>%
  group_by(Motu)%>%
  summarize(adult_density_ha_side = sum(Density_ha),
            adult_biomass_kgha_side = sum(biomass_kg_ha))%>%
  mutate(Exposure = "south")
sb_dat_iti_adults


##combine all into one wide datasheet:
seabird_iti_all<-
  full_join(sb_dat_iti_nests, sb_dat_iti_adults,
            by = c("Motu"))%>%
  mutate(Exposure = "na")

seabird_iti_all

##combine with side data:
seabird_side_w_iti_1<-
  rbind(select(seabird_focal_all, c(Motu, Exposure, breeding_density_ha_side, breeding_biomass_kgha_side,
                                                     adult_density_ha_side, adult_biomass_kgha_side)),
        seabird_iti_all)
seabird_side_w_iti_1

seabird_side_w_iti_2<-
  seabird_side_w_iti_1%>%
  ungroup%>%
  add_row(Motu = "Rimatuu_Iti", Exposure = "Exposed", 
          breeding_density_ha_side = (61.05263 + 2010.00000),
          breeding_biomass_kgha_side = (10.78105 + 489.93000),
          adult_density_ha_side = (62.10526 + 2850.00000),
          adult_biomass_kgha_side = (10.82842 + 607.40000))
seabird_side_w_iti_2

seabird_side_w_iti<-
  seabird_side_w_iti_2%>%
  filter(Motu!="Tahuna Iti")%>%
  filter(!(Motu == "Rimatuu"& Exposure == "Exposed"))%>%
  mutate(Motu = if_else(Motu == "Rimatuu_Iti", "Rimatuu", Motu))
  
seabird_side_w_iti

##ITI has by far the highest densities of any motu side....could explain n15 of Rimatuu??

## ---- chunk 14

#by species:
sb_dat_focal_nests_motu_sp
sb_dat_focal_nests_100m_sp
sb_dat_focal_nests_200m_sp
sb_dat_focal_nests_side_sp

sb_dat_focal_adults_motu_sp
sb_dat_focal_adults_100m_sp
sb_dat_focal_adults_200m_sp
sb_dat_focal_adults_side_sp

#plus iti by species:
sb_dat_iti_adults_sp
sb_dat_iti_nests_sp

#aggregated:
seabird_focal_all
seabird_side_w_iti

save(sb_dat_focal_nests_motu_sp, sb_dat_focal_nests_100m_sp, sb_dat_focal_nests_200m_sp,sb_dat_focal_nests_side_sp,
     sb_dat_focal_adults_motu_sp, sb_dat_focal_adults_100m_sp, sb_dat_focal_adults_200m_sp,sb_dat_focal_adults_side_sp,
     sb_dat_iti_adults_sp, sb_dat_iti_nests_sp,
     seabird_focal_all, seabird_side_w_iti, file = "outputs/seabird_dens_bio_data.RData")


##also save all aggregated as .csv to make it easy to email/share----
write.csv(seabird_focal_all, "outputs/seabird_dens_bio_focal_data.csv")

#save as .csv - w/ Iti:
write.csv(seabird_side_w_iti, "outputs/seabird_dens_bio_by_side_iti_rimatuu_exposed_combined.csv")
